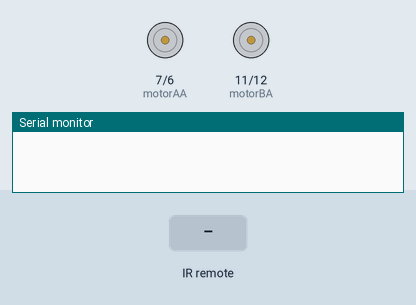
A sketch run on a simulated Arduino Uno, built with avr-gcc and run on an emulated ATmega328P. On the bench: motor-driver pin pairs drawn as motors (green arrow = first pin HIGH = forward, orange = second pin HIGH = backward, longer = more drive, scaled by the enable pin), the last lines printed to the serial monitor. The inputs (shaded band) are chosen by the test bench.

Above: at 1.2 s.
1.3 s: infrared code 0xA3C8EDDB received
At 1.7 s:
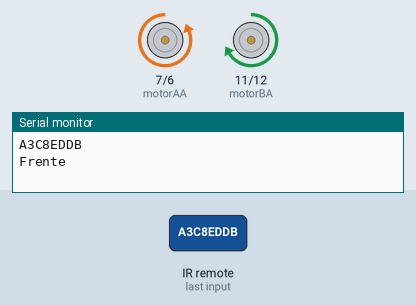
3.4 s: infrared code 0xF076C13B received
At 3.8 s:
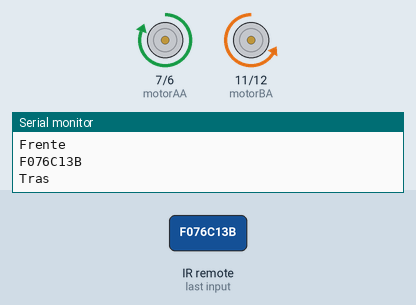
5.5 s: infrared code 0xD7E84B1B received
At 5.6 s:
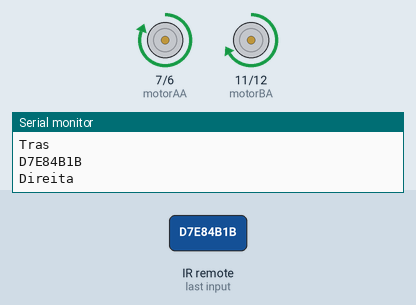
7.2 s: infrared code 0x52A3D41F received
At 7.3 s:
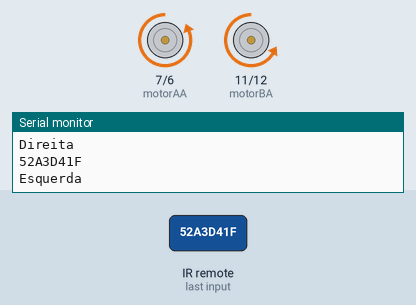
Timing chart, 0 to 9.9 s (numbered marks = the images above; inputs shaded):
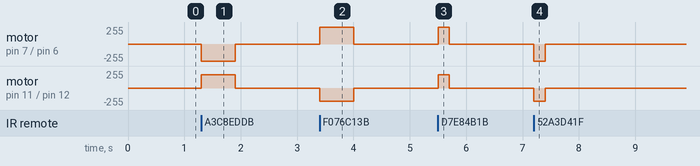

The sketch:

Projeto_Carro.ino
```cpp
#include <IRremote.h>// incluindo a biblioteca do infravermelho
int RECV_PIN = 5;

IRrecv irrecv(RECV_PIN);
decode_results results;
const int motorAA = 7;
const int motorAB = 6;
const int EnableA = 8;
const int motorBA = 11;
const int motorBB = 12;
const int EnableB = 10;

int FrenteDireita;
int FrenteEsquerda;
void setup() {
  Serial.begin(9600);
  irrecv.enableIRIn(); // Inicializa o receptor IR
  pinMode(motorAA, OUTPUT);
  pinMode(motorAB, OUTPUT);
  pinMode(EnableA, OUTPUT);
  pinMode(motorBA, OUTPUT);
  pinMode(motorBB, OUTPUT);
  pinMode(EnableB, OUTPUT);
  pinMode(EnableB, OUTPUT);
  analogWrite(EnableA, 200);
  analogWrite(EnableB, 200);
} void loop() {
  if (irrecv.decode(&results)) {
    Serial.println(results.value, HEX);
    irrecv.resume(); // Receive the next value
    if (results.value == 0xA3C8EDDB) {
      Serial.println("Frente");
      moverFrente();
      delay(600);

    } else if (results.value == 0xF076C13B) {
      Serial.println("Tras");
      moverTras();
      delay(600);

    } else if (results.value == 0xD7E84B1B) {
      Serial.println("Direita");
      moverDireita();
      delay(200);

    } else if (results.value == 0x52A3D41F) {
      Serial.println("Esquerda");
      moverEsquerda();
      delay(200);

    }


    Stop();

    //


  }

}
void Stop() {
  digitalWrite(motorAA, LOW);
  digitalWrite(motorAB, LOW);
  digitalWrite(motorBA, LOW);
  digitalWrite(motorBB, LOW);
}
void moverEsquerda() {
  digitalWrite(motorAA, LOW);
  digitalWrite(motorAB, HIGH);
  digitalWrite(motorBA, LOW);
  digitalWrite(motorBB, HIGH);
}
void moverDireita() {
  digitalWrite(motorAA, HIGH);
  digitalWrite(motorAB, LOW);
  digitalWrite(motorBB, LOW);
  digitalWrite(motorBA, HIGH);
}

void moverTras() {
  digitalWrite(motorAA, HIGH);
  digitalWrite(motorAB, LOW);
  digitalWrite(motorBA, LOW);
  digitalWrite(motorBB, HIGH);
}

void moverFrente() {
  digitalWrite(motorAA, LOW);
  digitalWrite(motorAB, HIGH);
  digitalWrite(motorBA, HIGH);
  digitalWrite(motorBB, LOW);


}
```

Measured:
- after the input at 1.3 s, motor on pin 7 (motorAA) / pin 6 (motorAB): stopped → backward 255/255 at once, → stopped 0.60 s later; motor on pin 11 (motorBA) / pin 12 (motorBB): stopped → forward 200/255 at once, → stopped 0.60 s later
- after the input at 3.4 s, motor on pin 7 (motorAA) / pin 6 (motorAB): stopped → forward 255/255 at once, → stopped 0.60 s later; motor on pin 11 (motorBA) / pin 12 (motorBB): stopped → backward 200/255 at once, → stopped 0.60 s later
- after the input at 5.5 s, motor on pin 7 (motorAA) / pin 6 (motorAB): stopped → forward 255/255 at once, → stopped 0.20 s later; motor on pin 11 (motorBA) / pin 12 (motorBB): stopped → forward 200/255 at once, → stopped 0.20 s later
- after the input at 7.2 s, motor on pin 7 (motorAA) / pin 6 (motorAB): stopped → backward 255/255 at once, → stopped 0.20 s later; motor on pin 11 (motorBA) / pin 12 (motorBB): stopped → backward 200/255 at once, → stopped 0.20 s later
